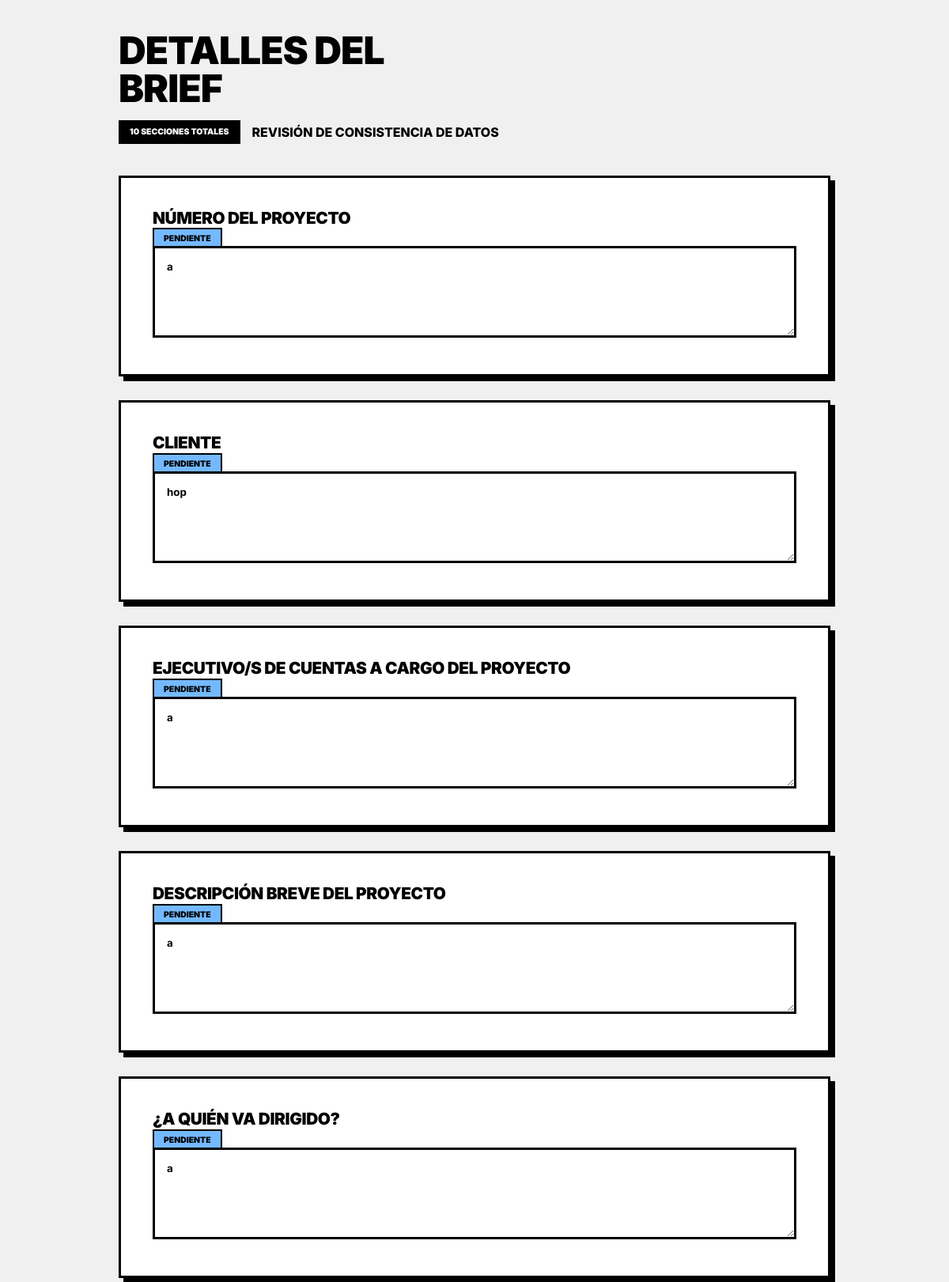
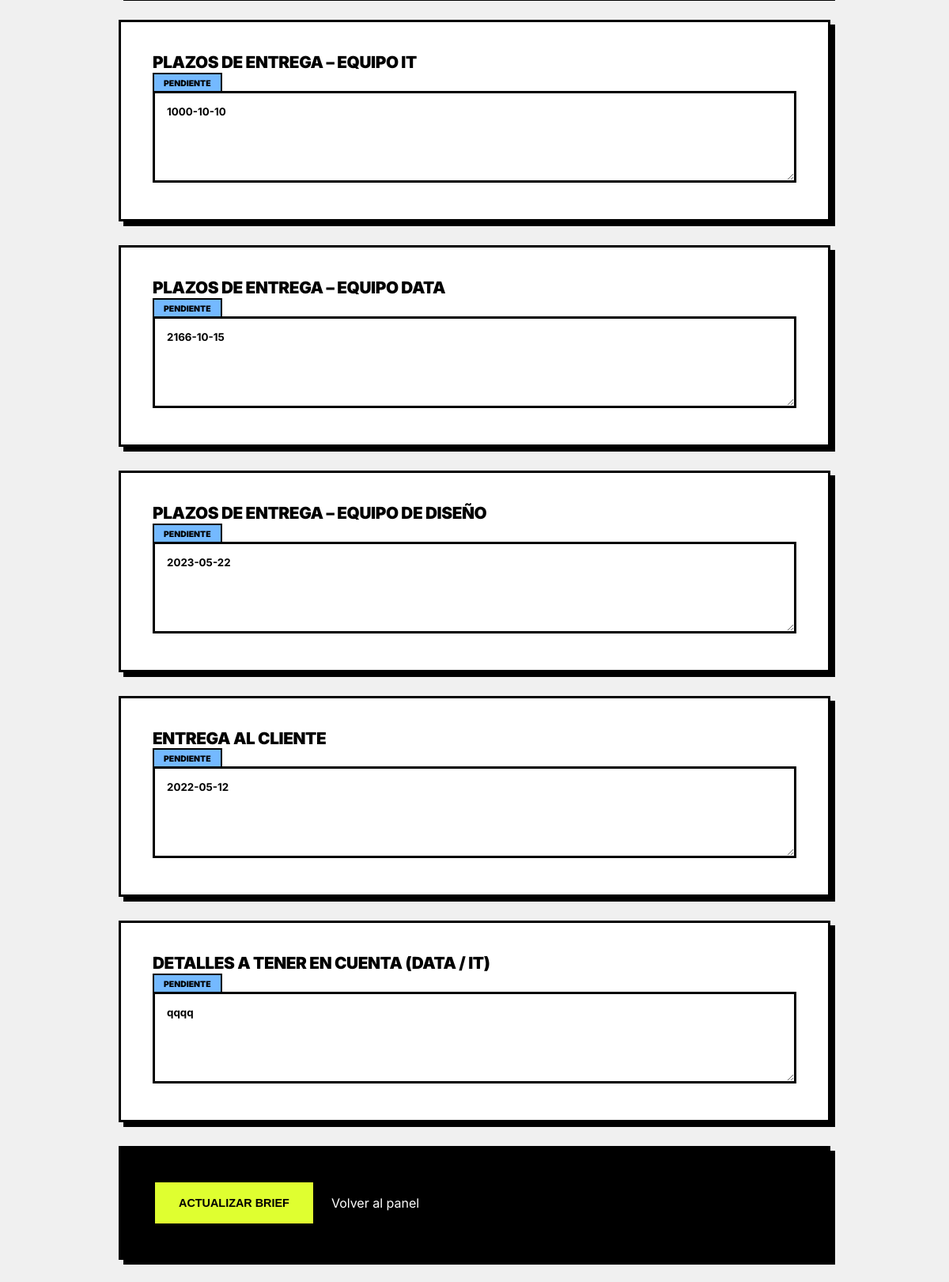
The page /projects/3/brief (signed in) on the database its author committed (2 pictures, top to bottom).
### app/models/brief.py (models this page shows, shortened)
class BriefResponse(db.Model):
    __tablename__ = "brief_responses"
    id = db.Column(db.Integer, primary_key=True)
    project_id = db.Column(db.Integer, db.ForeignKey("projects.id"))
    seccion = db.Column(db.String(50), nullable=False)
    respuesta = db.Column(db.Text, nullable=True)
    estado = db.Column(db.String(20), default="pendiente")
    revision_estado = db.Column(db.String(20), default="sin_revisar")
    revision_comentario = db.Column(db.Text, nullable=True)
    ultima_actualizacion = db.Column(
        db.DateTime,
        onupdate=db.func.now()
    )
    project = db.relationship("Project", backref="briefs")

### app/models/user.py (models this page shows, shortened)
class User(db.Model, UserMixin):
    __tablename__ = "users"
    id = db.Column(db.Integer, primary_key=True)
    email = db.Column(db.String(120), unique=True, nullable=False)
    password = db.Column(db.String(255), nullable=False)
    rol = db.Column(db.String(50), nullable=False)

### app/main/routes.py (the view, shortened to what this page needs)
@main_bp.route("/projects/<int:project_id>/brief", methods=["GET", "POST"])
@login_required
def project_brief(project_id):
    proyecto = Project.query.get_or_404(project_id)
    return render_template(
        "projects/brief.html",
        proyecto=proyecto,
        rol=current_user.rol
    )

### app/models/user.py (called while the page is built)
@login_manager.user_loader
def load_user(user_id):
    return User.query.get(int(user_id))

### app/templates/projects/brief.html (shortened to what this page needs)
{% extends "base.html" %}
{% block content %}
<div class="container" style="max-width: 900px;">
  <div style="margin-bottom: 40px;">
    <h1 style="font-size: 3rem; line-height: 1;">Detalles del<br>Brief</h1>
    <div style="display: flex; align-items: center; gap: 15px; margin-top: 10px;">
        <span class="status-badge" style="background: var(--color-dark); color: white;">
            {{ proyecto.briefs | length }} Secciones totales
        </span>
        <p class="subtitle" style="margin: 0; border: none; padding: 0;">Revisión de consistencia de datos</p>
    </div>
  </div>
  <form method="POST">
    {% for brief in proyecto.briefs %}
      <div class="card" style="margin-bottom: 30px;">
        <div class="section-header">
          <h4 style="font-size: 1.3rem; margin: 0; text-transform: uppercase; font-weight: 900;">
            {{ brief.seccion }}
          </h4>
          <span class="status-badge
            {% if brief.estado == 'ok' %}status-aprobado
            {% elif brief.estado == 'observado' %}status-observado
            {% else %}status-default{% endif %}">
            {{ brief.estado or 'pendiente' }}
          </span>
        </div>
        <div class="form-group" style="margin-bottom: 0;">
          <textarea
            name="brief_{{ brief.id }}"
            rows="5"
            placeholder="Esperando respuesta de campo..."
          >{{ brief.respuesta or '' }}</textarea>
        </div>
      </div>
    {% endfor %}
    {% if rol == 'campo' %}
      <div class="card" style="display: flex; align-items: center; gap: 20px; background: var(--color-dark);">
        <button type="submit" class="btn-primary">
          Actualizar Brief
        </button>
        <a href="{{ url_for('campo.dashboard') }}" class="btn-cancel" style="color: white; text-decoration: none;">
          Volver al panel
        </a>
      </div>
    {% else %}
      <div style="text-align: center; margin-top: 20px;">
          <a href="javascript:history.back()" class="btn-outline">← Volver atrás</a>
      </div>
    {% endif %}
  </form>
</div>
{% endblock %}

### app/static/main.css (style rules this page uses)
:root { --color-bg-main: #f0f0f0; --color-dark: #000000; --color-light: #ffffff; --color-accent: #DFFF30; --border-width: 3px; --shadow-solid: 6px 6px 0px var(--color-dark); --radius: 0px; }
body { margin: 0; background-color: var(--color-bg-main); font-family: 'Inter', sans-serif; color: var(--color-dark); line-height: 1.5; }
.container { max-width: 900px; margin: 40px auto; padding: 0 20px; }
.card { background-color: var(--color-light); border: var(--border-width) solid var(--color-dark); padding: 40px; box-shadow: var(--shadow-solid); border-radius: var(--radius); margin-bottom: 30px; transition: transform 0.1s; }
h1, h2, h3, h4 { font-weight: 900; text-transform: uppercase; letter-spacing: -0.02em; margin-top: 0; line-height: 1.1; }
h1 { font-size: 3rem; margin-bottom: 1rem; }
.subtitle { font-size: 1rem; font-weight: 800; color: var(--color-dark); text-transform: uppercase; margin-bottom: 2.5rem; border-bottom: var(--border-width) solid var(--color-dark); padding-bottom: 15px; display: block; }
.form-group { margin-bottom: 25px; }
input[type="text"], input[type="email"], input[type="password"], textarea, select { width: 100%; padding: 15px; font-family: inherit; font-weight: 700; border: var(--border-width) solid var(--color-dark); background-color: var(--color-light); box-sizing: border-box; outline: none; }
.btn-primary { display: inline-block; background-color: var(--color-accent); color: var(--color-dark); font-weight: 900; text-transform: uppercase; padding: 18px 30px; border: var(--border-width) solid var(--color-dark); box-shadow: 4px 4px 0px var(--color-dark); cursor: pointer; text-decoration: none; transition: all 0.1s; font-size: 0.9rem; }
.status-badge { padding: 5px 12px; border: 2px solid var(--color-dark); font-weight: 900; text-transform: uppercase; font-size: 0.65rem; }
.status-default { background-color: #74b9ff; }

### rows shown on the page
BriefResponse: seccion "NÚMERO DEL PROYECTO", estado "PENDIENTE", id "a"
BriefResponse: seccion "CLIENTE", estado "PENDIENTE", id "hop"
BriefResponse: seccion "EJECUTIVO/S DE CUENTAS A CARGO DEL PROYECTO", estado "PENDIENTE", id "a"
BriefResponse: seccion "DESCRIPCIÓN BREVE DEL PROYECTO", estado "PENDIENTE", id "a"
BriefResponse: seccion "¿A QUIÉN VA DIRIGIDO?", estado "PENDIENTE", id "a"
BriefResponse: seccion "PLAZOS DE ENTREGA – EQUIPO IT", estado "PENDIENTE", id "1000-10-10"
BriefResponse: seccion "PLAZOS DE ENTREGA – EQUIPO DATA", estado "PENDIENTE", id "2166-10-15"
BriefResponse: seccion "PLAZOS DE ENTREGA – EQUIPO DE DISEÑO", estado "PENDIENTE", id "2023-05-22"
BriefResponse: seccion "ENTREGA AL CLIENTE", estado "PENDIENTE", id "2022-05-12"
BriefResponse: seccion "DETALLES A TENER EN CUENTA (DATA / IT)", estado "PENDIENTE", id "qqqq"

### other values the page prints
{{ proyecto.briefs | length }} "10"
